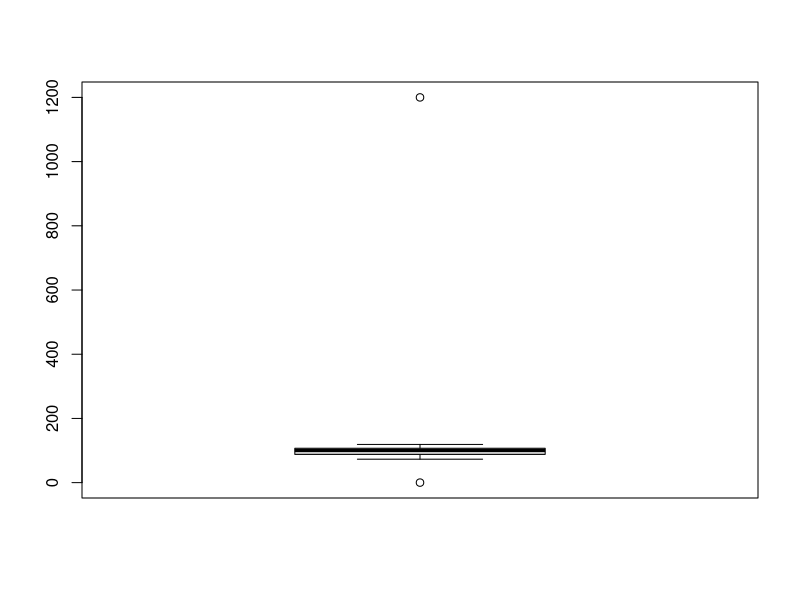
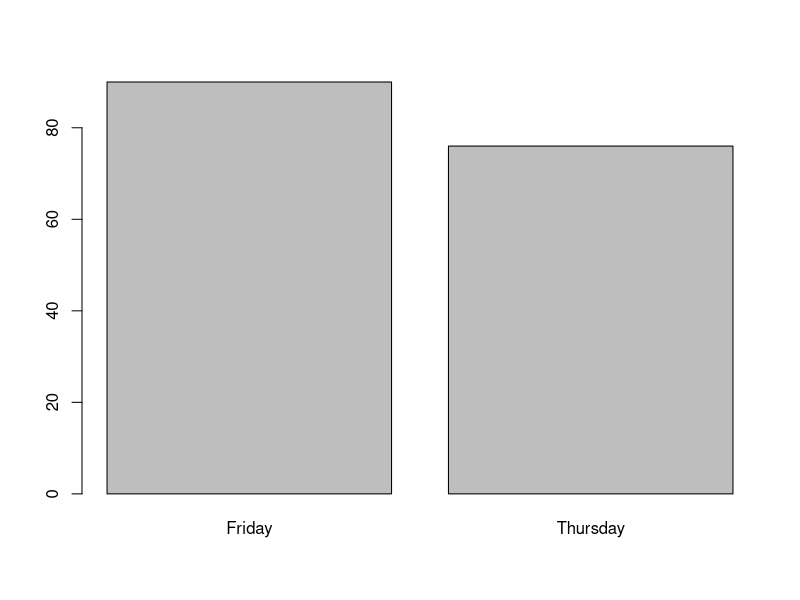
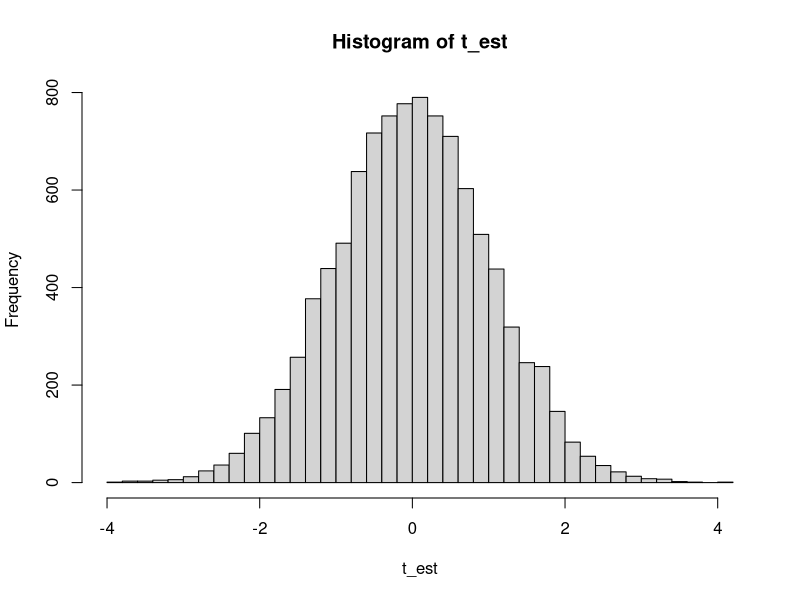

Write R code to recreate these figures, in order.
## ---- chunk 1
solution=TRUE

# ctrl+F, replace display:none with display:block to hide/show solutions

## ---- chunk 2
data <- read.csv("data/Lab5_data.csv")
## ---- chunk 3
head(data)
## ---- chunk 4
names(data) <- c("id", "lab", "programme", "lab_time", "task3", "task4")
## ---- chunk 5
library(psych)
describe(data)
## ---- chunk 6
data$id <- factor(data$id)
## ---- chunk 7
table(data$lab) # we have some typos!
## ---- chunk 8
# only these 3 lines are required
data <- read.csv("data/Lab5_data.csv", stringsAsFactors = F)
names(data) <- c("id", "lab", "programme", "lab_time", "task3", "task4")
data$id <- factor(data$id)
## ---- chunk 9
# only these 3 lines are required
data$lab[data$lab == "Thrusday"] <- "Thursday"
data$lab[data$lab == "Fryday"] <- "Friday"
data$lab[data$lab == "Tuesday"] <- NA # I think it's best to get rid of this one
## ---- chunk 10
data$lab <- factor(data$lab)
## ---- chunk 11
data$programme <- factor(data$programme, labels = c("Psychology", "Linguistics", "CogScience"))
## ---- chunk 12
data$lab_time[data$lab_time < 0] <- NA
## ---- chunk 13
boxplot(data$lab_time)
## ---- chunk 14
data$lab_time[data$lab_time > 200] <- NA # only one point larger than 200
## ---- chunk 15
class(data$lab_time)
class(data$task3)
## ---- chunk 16
32.452 %% 1
## ---- chunk 17
data$lab_time[data$lab_time %% 1 != 0] <- NA
## ---- chunk 18
data$lab_time <- as.integer(data$lab_time)
## ---- chunk 19
data$task3[data$task3 < 0 | data$task3 > 18] <- NA
data$task4[data$task4 < 0 | data$task4 > 18] <- NA
## ---- chunk 20
describe(data)
## ---- chunk 21
lab_table <- table(data$lab)
lab_table
## ---- chunk 22
barplot(lab_table)
## ---- chunk 23
exp <- rep(sum(lab_table)/2, 2)
exp
## ---- chunk 24
sq_scaled <- (lab_table - exp)^2/exp
sq_scaled
## ---- chunk 25
chi_sq <- sum(sq_scaled)
chi_sq
## ---- chunk 26
pchisq(chi_sq, 3, lower.tail = F)
pchisq(chi_sq, 8, lower.tail = F)
pchisq(chi_sq, 147, lower.tail = F)
## ---- chunk 27
p <- pchisq(chi_sq, 1, lower.tail = F)
p
## ---- chunk 28
chisq.test(lab_table)
## ---- chunk 29
chisq.test(table(data$programme[data$lab == "Thursday"]))
chisq.test(table(data$programme[data$lab == "Friday"]))
## ---- chunk 30
cont <- xtabs(~ lab + programme, data)
cont
## ---- chunk 31
addmargins(cont)
## ---- chunk 32
# you can solve the table once you know 2 values:
## ---- chunk 33
sudoku <- addmargins(cont)
sudoku[2, 1:3] <- ""
sudoku[1, 3] <- ""
sudoku
## ---- chunk 34
chisq.test(data$lab, data$programme)
# equivalent ways
# chisq.test(table(data$lab, data$programme))
# chisq.test(xtabs(~ lab + programme, data))

## ---- chunk 35
mu <- 103.7
sigma <- 14.6
n <- length(na.omit(data$lab_time))
z <- (mean(data$lab_time, na.rm = T) - mu) /
  sqrt(sigma^2/n)
p <- round(pnorm(abs(z), lower.tail = F) * 2, 7)
z <- round(z, 3)
paste("z =", z)
paste("p =", p)
## ---- chunk 36
t.test(data$lab_time, mu = mu)
## ---- chunk 37
t.test(data$lab_time[sample(n, 20)], mu = mu)
## ---- chunk 38
t.test(lab_time ~ lab, data)
## ---- chunk 39
t.test(data$task3, data$task4, paired = T)
## ---- chunk 40
for (i in 1:5) {
  print(i)
}
## ---- chunk 41
for (i in 1:ncol(data)) {
  print(data[i, i])
}
## ---- chunk 42
out <- c() # empty vector
for (i in 1:10) {
  # append the result of some operation to to the vector
  out <- c(out, data$lab_time[i * 10])
}
out
## ---- chunk 43
out <- c()
for (i in 1:ncol(data)) {
  out <- c(out, data[i, i])
}
out
## ---- chunk 44
t_est <- c()
## ---- chunk 45
for (i in 1:10^4) {
  samp <- rnorm(n, mu, sd(data$lab_time, na.rm = T))
  t_est <- c(t_est, t.test(samp, mu = mu)$statistic)
}
## ---- chunk 46
hist(t_est, breaks = 50)
## ---- chunk 47
### step by step
## observed t
t_val <- t.test(data$lab_time, mu = mu)$statistic
t_val
## logical condition
# abs(t_est) to consider both tails of the distribution
# abs(t) to allow for negative t
# this will be a LONG vector of TRUEs and FALSEs
cond <- abs(t_est) >= abs(t_val) 

## how many TRUEs are there?
sum(cond)

## p-value is the proportion
sum(cond)/length(t_est)
